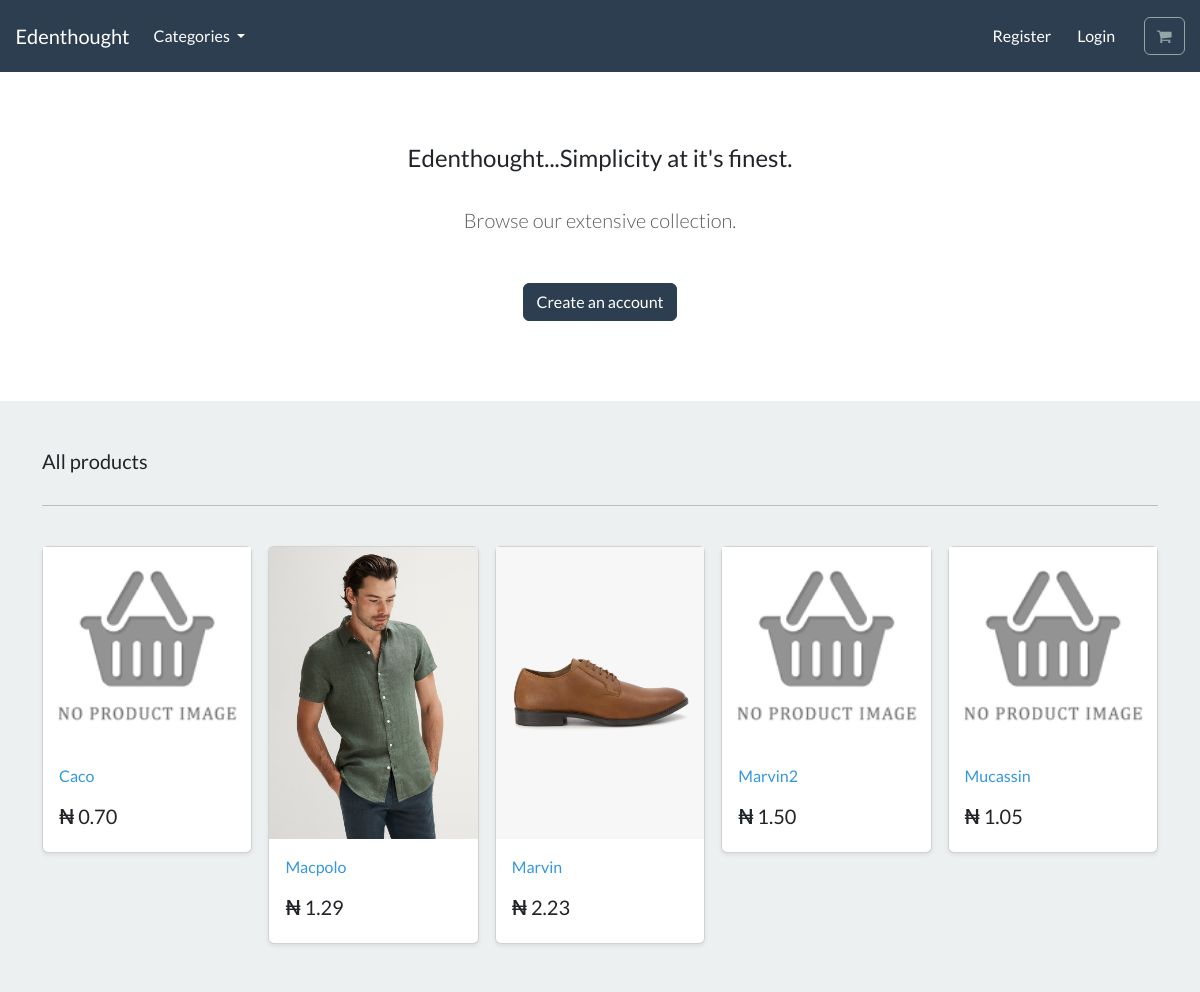
The app's page /, older data.
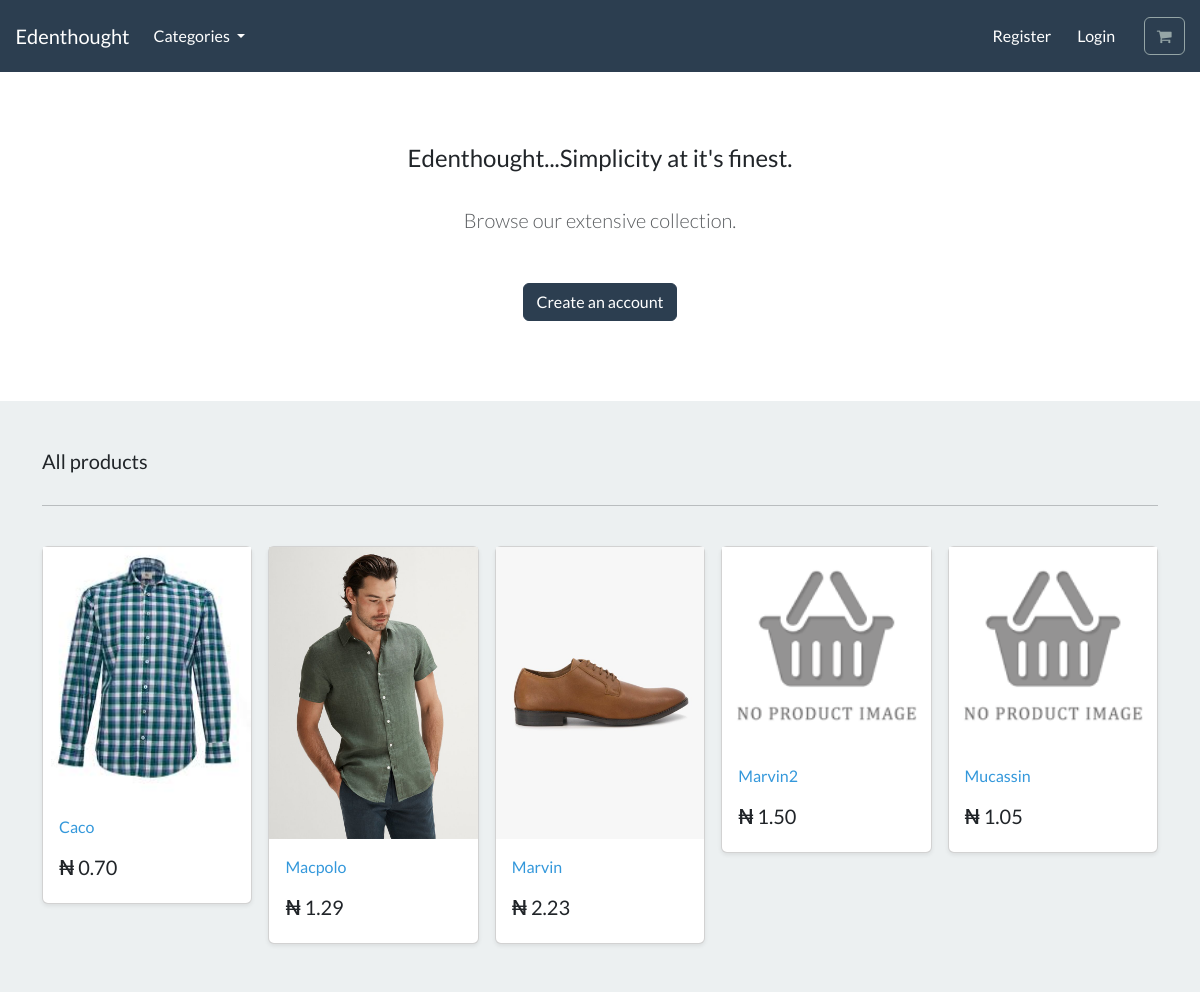
The same page, newer data.
### store/models.py (models this page shows, shortened)
class Product(models.Model):
    category = models.ForeignKey(Category, on_delete=models.CASCADE,null=True)
    title = models.CharField(max_length=250)
    slug = models.SlugField(max_length=250, unique=True)
    image = models.ImageField(upload_to="images/%Y/%m/%d/",default="default.png", blank=True)
    description = models.TextField(blank=True)
    price = models.DecimalField(max_digits=4, decimal_places=2)
    discount = models.DecimalField(
        max_digits=4, decimal_places=2, default=Decimal("0.00")
    )
    available = models.BooleanField(default=True)
    class Meta:
        ordering = ("title",)
        verbose_name_plural = "products"
    def get_absolute_url(self):
        return reverse("product_info", args=[self.slug])

### store/views.py (the view)
# urls.py: path("", include("store.urls")),
def store(request):
    products = Product.objects.all()
    context = {'products': products}
    return render(request, 'store/store.html', context)

### cart/context_processors.py (called while the page is built)
def cart(request):
    return {'cart':Cart(request)}

### store/models.py (called while the page is built)
    def get_absolute_url(self):
        return reverse("list_category", args=[self.slug])

### store/views.py (called while the page is built)
def category(request):
    all_category = Category.objects.all()
    return {'all_category': all_category}

### store/templates/store/store.html
{% extends "base.html" %} {% load static %} {% block content %}
<section class="py-4 text-center container">
  <div class="row py-lg-5">
    <div class="col-lg-6 col-md-8 mx-auto">
      <h4>Edenthought...Simplicity at it's finest.</h4>
      <br />
      <p class="lead text-muted">Browse our extensive collection.</p>
      <br />
      <a href="#" class="btn btn-primary my-2"> Create an account </a>
    </div>
  </div>
</section>
<div class="album py-5 bg-light">
  <div class="container">
    <div class="pb-3 h5">All products</div>
    <hr />
    <br />
    <div class="row row-cols-1 row-cols-sm-2 row-cols-md-5 g-3">
      {% for product in products %}
      <div class="col">
        <div class="card shadow-sm">
          <img class="img-fluid" alt="Responsive image" src="{{product.image.url}}" />
          <div class="card-body">
            <p class="card-text">
                <a class="text-info text-decoration-none" href="{{ product.get_absolute_url }}">{{ product.title }}</a>
            </p>
            <div class="d-flex justify-content-between align-items-center">
              <h5>₦ {{ product.price}} </h5>
            </div>
          </div>
        </div>
      </div>
      {% endfor %}
    </div>
  </div>
</div>
{% endblock %}

### store/templates/base.html (shortened to what this page needs)
{% load static %}
<!DOCTYPE html>
<html>
  <head>
    <link
      rel="stylesheet"
      href="https://bootswatch.com/5/flatly/bootstrap.min.css"
    />
    <link
      rel="stylesheet"
      href="https://cdnjs.cloudflare.com/ajax/libs/font-awesome/4.7.0/css/font-awesome.min.css"
    />
  </head>
  <nav class="navbar navbar-expand-lg bg-primary justify-content-center">
    <a class="navbar-brand main-heading text-white" href="{% url 'store' %}">
      &nbsp; &nbsp; Edenthought
    </a>
    <div class="collapse navbar-collapse" id="navbarCollapse">
      <ul class="navbar-nav me-auto mb-2 mb-md-0">
        <li class="nav-item dropdown">
          <a
            class="nav-link dropdown-toggle text-white"
            href="#"
            id="navbarDropdown"
            role="button"
            data-bs-toggle="dropdown"
            aria-expanded="false"
          >
            Categories
          </a>
        </li>
      </ul>
    </div>
    <div class="collapse navbar-collapse text-center" id="navbarNavDropdown">
      <ul class="navbar-nav ms-auto">
        <li class="nav-item">
          <a class="btn btn-alert navbar-btn text-white" type="button" href="/">
            Register
          </a>
        </li>
        <li class="nav-item">
          <a class="btn btn-alert navbar-btn text-white" type="button" href="/">
            Login
          </a>
        </li>
        <li class="nav-item">
          <a
            type="button"
            role="button"
            href="{% url 'cart_summary' %}"
            class="btn btn-outline-secondary"
          >
            <i class="fa fa-shopping-cart" aria-hidden="true"> </i>
          </a>
        </li>
      </ul>
    </div>
  </nav>
  <body>
    {% block content %} {% endblock %}
  </body>
</html>

Row changes from the older to the newer data that the page shows:
changed Product "Caco": image: picture added in place of a placeholder
